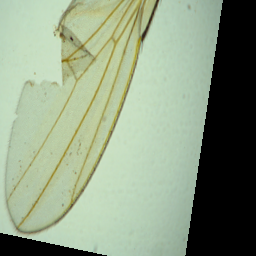
#> input picture data/training/combined rgb/7/aug_0_image0052.png, 256 x 256 px, found by its file name; its folder holds 4 pictures in this run
$ python togrey.py
#> lines starting #> are read from the running program, lines starting #| are printed output that depends on the picture
# Path to the folder containing the images
input_folder = '/home/abdulrauf/Projects/MakhiMeter-Training/data/training/combined rgb/7/'


import os
import cv2
import numpy as np
from PIL import Image


# Get all image file names in the folder
files = [f for f in os.listdir(input_folder) if f.endswith('.png')]


# Process each image
for file in files:
    file_path = os.path.join(input_folder, file)

    # Read the image in grayscale
    image = cv2.imread(file_path, cv2.IMREAD_GRAYSCALE)
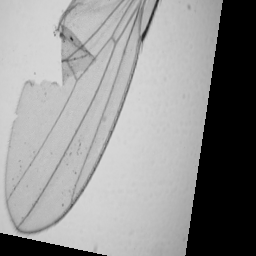
#> image: shape (256, 256); min 0, max 217, mean 147.9


    # Apply label encoding


    # Save the encoded image, replacing the original one
    Image.fromarray(image).save('/home/abdulrauf/Projects/MakhiMeter-Training/data/training/combined rgb/7/' + file)
#> pass 2 of the loop `for file in files:`:
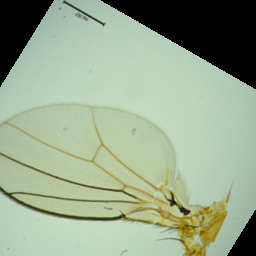
#> input picture data/training/combined rgb/7/aug_1_image0184.png, 256 x 256 px, found by its file name
#> `image = cv2.imread(file_path, cv2.IMREAD_GRAYSCALE)`:
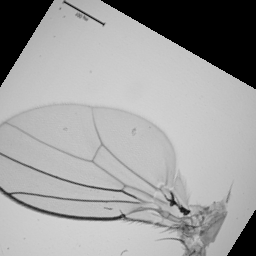
#> image: shape (256, 256); min 0, max 213, mean 158.5
#> pass 3 of the loop `for file in files:`:
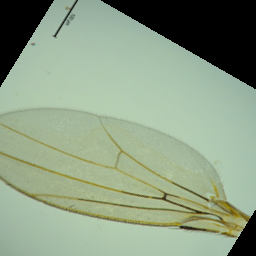
#> input picture data/training/combined rgb/7/aug_1_image0197.png, 256 x 256 px, found by its file name
#> `image = cv2.imread(file_path, cv2.IMREAD_GRAYSCALE)`:
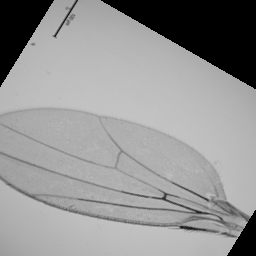
#> image: shape (256, 256); min 0, max 197, mean 148.2
#> the loop made 4 passes; the first 3 are shown

print("greyed.")
